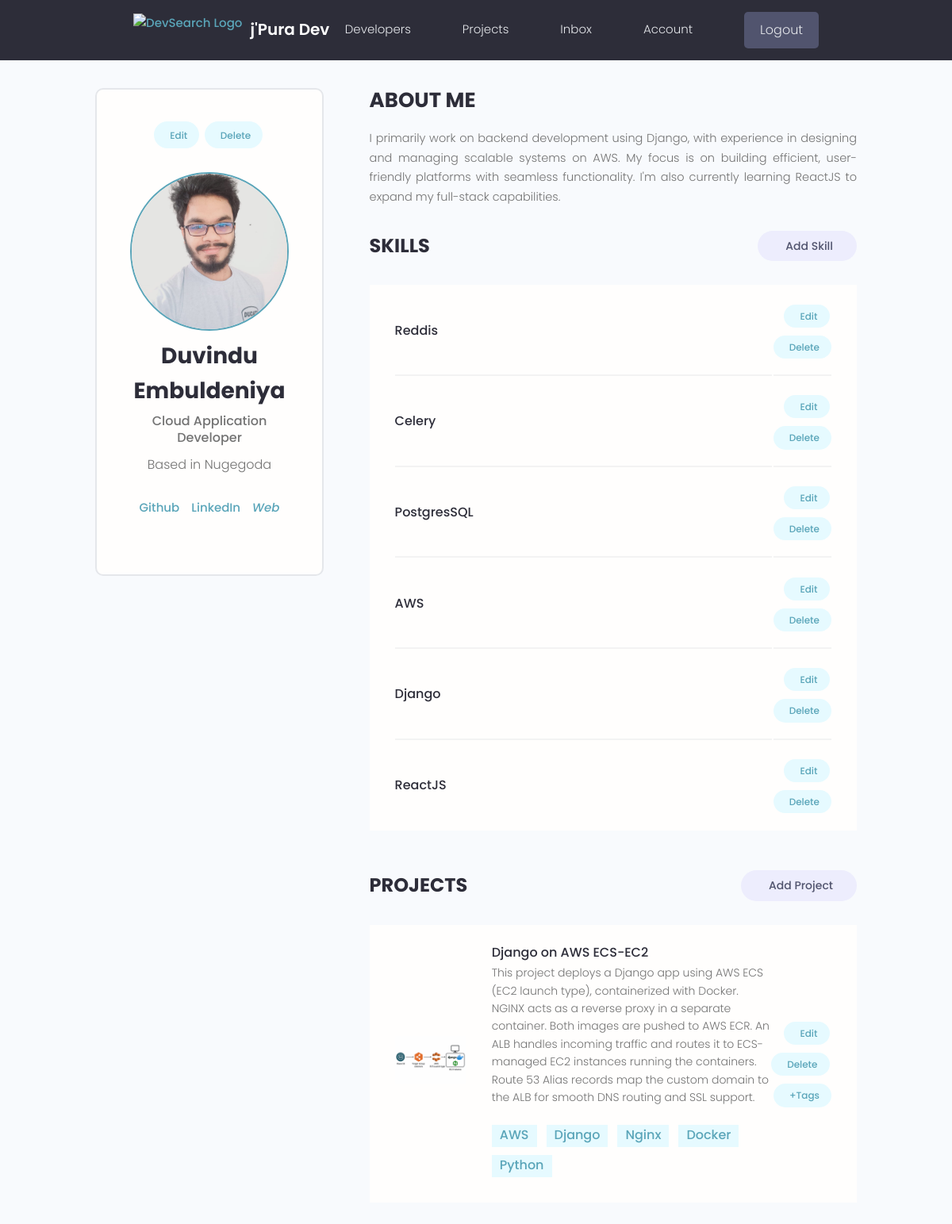
/account-info/duvindu/ (signed in), run on the app's committed database.
### home/models.py (models this page shows, shortened)
class Profile(models.Model):
    user = models.OneToOneField(User, on_delete=models.CASCADE)
    name = models.CharField(max_length=30, null=True)
    short_intro = models.CharField(max_length=30, null=True)
    bio = models.TextField(null=True)
    location = models.CharField(max_length=200, null=True)
    image = models.ImageField(upload_to='uploaded_profile_model/', blank=True, null=True)
    github_url = models.CharField(max_length=200, blank=True, null=True)
    linkedin_url = models.CharField(max_length=200, blank=True, null=True)
    web_url = models.CharField(max_length=200, blank=True, null=True)
    created = models.DateTimeField(auto_now_add=True)

class Skill(models.Model):
    owner = models.ForeignKey(User, on_delete=models.CASCADE)
    name = models.CharField(max_length=16)
    description = models.TextField(blank=True, null=True)
    created = models.DateTimeField(auto_now_add=True)

class Project(models.Model):
    owner = models.ForeignKey(User, on_delete=models.CASCADE)
    title = models.CharField(max_length=30)
    description = models.TextField()
    source_link = models.CharField(max_length=200, blank=True, null=True)
    image = models.ImageField(upload_to='uploaded_project_model/', blank=True, null=True)
    vote_total = models.IntegerField(default=0)
    vote_ratio = models.IntegerField(default=0)
    created = models.DateTimeField(auto_now_add=True)
    class Meta:
        ordering = ['-created']

class Tag(models.Model):
    name = models.CharField(max_length=16)
    project = models.ForeignKey(Project, on_delete=models.CASCADE)
    created = models.DateField(auto_now_add=True)

### home/views.py (the view)
# urls.py: path('account-info/<str:username>/', my_account, name = 'my-account'),
@login_required
def my_account(request,username):
    current_user = User.objects.get(username = username)
    if request.user != current_user:
        return HttpResponse('<h1>043 Forbidden!')
    projects = current_user.project_set.all()
    top_skills = current_user.skill_set.exclude(description__exact = '')
    other_skills = current_user.skill_set.filter(description__exact = '')
    context = {'current_user':current_user, 'projects':projects, 'top_skills':top_skills, 'other_skills':other_skills}
    return render(request, 'home/account.html', context)

### home/templates/home/account.html (shortened to what this page needs)
{% extends 'base.html' %}
{% load static %}
{% block content %}
  <main class="settingsPage profile my-md">
    <div class="container">
      <div class="layout">
        <div class="column column--1of3">
          <div class="card text-center">
            <div class="card__body dev">
              <a class="tag tag--pill tag--main settings__btn" href="{% url 'my-account-update' current_user.username %}"> Edit</a>
            <a class="tag tag--pill tag--main settings__btn" href="{% url 'my-account-delete' current_user.username %}"> Delete</a>
            {% if current_user.profile.image %}
              <img class="avatar avatar--xl dev__avatar" src="{{current_user.profile.image.url}}" />
            {% else %}
              <img class="avatar avatar--xl dev__avatar" src="{% static 'static_profile_model/default.jpg' %}" />
            {% endif %}
              <h2 class="dev__name">{{current_user.profile.name}}</h2>
              <p class="dev__title">{{current_user.profile.short_intro}}</p>
              <p class="dev__location">Based in {{current_user.profile.location}}</p>
              <ul class="dev__social">
                 {% if current_user.profile.github_url %}
                  <li>
                    <a title="Github" href="{{current_user.profile.github_url}}" target="_blank">Github</a>
                  </li>
                 {% endif %}
                 {% if current_user.profile.linkedin_url %}
                  <li>
                    <a title="LinkedIn" href="{{current_user.profile.linkedin_url}}" target="_blank">LinkedIn</a>
                  </li>
                 {% endif %}
                 {% if current_user.profile.web_url %}
                  <li>
                    <a title="Personal Website" href="{{current_user.profile.web_url}}" target="_blank"><i class="im im-globe">Web</i></a>
                  </li>
                 {% endif %}
              </ul>
            </div>
          </div>
        </div>
        <div class="column column--2of3">
          <div class="devInfo">
            <h3 class="devInfo__title">About Me</h3>
            <p class="devInfo__about">
              {{current_user.profile.bio}}
            </p>
          </div>
          <div class="settings">
            <h3 class="settings__title">Skills</h3>
            <a class="tag tag--pill tag--sub settings__btn tag--lg" href="{% url 'skill-create' %}"> Add Skill</a>
          </div>
          <table class="settings__table">
            {% for skill in other_skills %}
                <tr>
                <td class="settings__tableInfo">
                    <h4>{{skill.name}}</h4>
                </td>
                <td class="settings__tableActions">
                    <a class="tag tag--pill tag--main settings__btn" href="{% url 'skill-update' skill.pk %}"> Edit</a>
                    <a class="tag tag--pill tag--main settings__btn" href="{% url 'skill-delete' skill.pk %}">
                    Delete</a>
                </td>
                </tr>
            {% endfor %}
          </table>
          <div class="settings">
            <h3 class="settings__title">Projects</h3>
            <a class="tag tag--pill tag--sub settings__btn tag--lg" href="{% url 'project-create' %}"> Add Project</a>
          </div>
          <table class="settings__table">
            {% for project in projects %}
                <tr>
                <td class="settings__thumbnail">
                    {% if project.image %}
                        <a href="{% url 'project' project.id %}"><img src="{{project.image.url}}" alt="Project Thumbnail" /></a>
                    {% else %}
                        <a href="{% url 'project' project.id %}"><img src="{% static 'static_project_model/default.jpg' %}" alt="Project Thumbnail" /></a>
                    {% endif %}
                </td>
                <td class="settings__tableInfo">
                    <a href="{% url 'project' project.id %}">{{project.title}}</a>
                    <p>
                    {{project.description}}
                    </p>
                    <br>
                    {% for tag in project.tag_set.all %}
                      <a style="padding-left: 10px; margin-bottom: 10px; margin-right: 8px;" class="tag--main " href="{% url 'tag-option' tag.id %}"><small>{{tag.name}}</small></a>
                    {% endfor %}
                </td>
                <td class="settings__tableActions">
                    <a class="tag tag--pill tag--main settings__btn" href="{% url 'project-update' project.pk %}"> Edit</a>
                    <a class="tag tag--pill tag--main settings__btn" href="{% url 'project-delete' project.pk %}">
                    Delete</a>
                    <a class="tag tag--pill tag--main settings__btn" href="{% url 'tag-create' project.id %}">+Tags</a>
                </td>
                </tr>
            {% endfor %}
          </table>
        </div>
      </div>
    </div>
  </main>
{% endblock content %}

### static/styles/app.css (style rules this page uses)
:root { --color-sub: #2d2d39; }
.card { border: 2px solid var(--color-light); }
img { width: 100%; }
.profile .card > .dev { padding: 4rem; }
.dev__avatar { display: block; margin: auto; }
.dev__name { color: var(--color-sub); font-size: 2.8rem; font-weight: 700; margin-top: 1rem; margin-bottom: 0.5rem; }
.dev__title { font-size: 1.6rem; font-weight: 500; line-height: 1.3; }
.dev__location { margin-top: 1rem; }
.dev__social { margin: 3rem 0; list-style: none; display: flex; justify-content: center; gap: 1.5rem; }
.devInfo { margin-bottom: 3rem; }
.devInfo__title, .devInfo__subtitle { font-size: 2.6rem; color: var(--color-sub); text-transform: uppercase; font-weight: 700; margin-bottom: 1.5rem; }
.devInfo__about, .devSkill__info { font-size: 1.45rem; line-height: 1.7; text-align: justify; }
.settingsPage .dev > .settings__btn { display: inline-block; margin-bottom: 3rem; }
.settings { display: flex; justify-content: space-between; align-items: center; }
.settings__title { font-size: 2.4rem; text-transform: uppercase; font-weight: 700; color: var(--color-sub); }
.settings__table { margin-top: 3rem; margin-bottom: 5rem; padding: 0 3rem; background: var(--color-white); }
.settings__table tr { width: 100%; }
.settings__table tr > td { padding: 2rem 0; }
.settings__table tr:not(:last-child) td { border-bottom: 2px solid var(--color-white-light); }
.settings__thumbnail { width: 23%; min-width: 10rem; }
.settings__thumbnail img { padding-right: 3rem; height: 15rem; object-fit: contain; }
.settings__tableInfo { width: 100%; }
.settings__tableInfo h4, .settings__tableInfo a { padding-right: 1rem; width: auto; font-size: 1.6rem; font-weight: 500; color: var(--color-sub); }
.settings__tableInfo p { font-size: 1.4rem; }
.settings__tableActions { text-align: right; }

### static/uikit/styles/modules/_variables.css (style rules this page uses)
:root { --color-main: #5aa5b9; --color-main-light: #e6faff; --color-sub: #3f4156; --color-sub-light: #51546e; --color-sub-lighter: #ededfd; --color-text: #737373; --color-gray: #8b8b8b; --color-light: #e5e7eb; --color-light-gray: #767676; --color-bg: #f8fafd; --color-white: #fffefd; --color-white-light: #f3f3f3; --color-success: #359e64; --color-success-bg: #def8e8; --color-error: #fc4b0b; --color-error-bg: #fff2ee; --font-base: 'Poppins', arial, helvetica, 'Segoe UI', roboto, ubuntu, sans-serif; --font-monospace: 'Fira Code', 'Courier New', courier, monospace; --font-regular: 300; --font-medium: 500; --font-bold: 700; --generic-shadow: 1px 1px 5px #00000010; --generic-transition: all 0.3s ease-in-out; }

### static/uikit/styles/modules/_base.css (style rules this page uses)
* { margin: 0; padding: 0; box-sizing: border-box; text-rendering: optimizeLegibility; color: inherit; font-size: inherit; }
html { font-size: 50%; }
@media only screen and (min-width: 480px) { html { font-size: 56.25%; } }
@media only screen and (min-width: 1200px) { html { font-size: 62.5%; } }
body { line-height: 1.6; font-weight: 400; font-size: 1.5rem; color: var(--color-text); background-color: var(--color-bg); min-height: 100vh; }

### static/uikit/styles/modules/_typography.css (style rules this page uses)
* { font-family: var(--font-base); }
h2 { font-size: 3.6rem; font-weight: var(--font-bold); }
h3 { font-size: 3.2rem; font-weight: var(--font-medium); }
h4 { font-size: 2.8rem; font-weight: var(--font-medium); }
p, span, strong { font-size: 1.6rem; color: var(--color-text); font-weight: var(--font-regular); }
a { padding-bottom: 2px; text-decoration: none; display: inline-block; color: var(--color-main); font-weight: var(--font-medium); }

### static/uikit/styles/modules/_utilities.css (style rules this page uses)
.container { width: 92%; max-width: 165rem; margin: 0 auto; box-sizing: border-box; }
@media screen and (min-width: 1000px) { .container { width: 90%; } }
@media screen and (min-width: 1200px) { .container { width: 80%; } }
.text-center { text-align: center; }
.my-md { margin: 3rem auto; }

### static/uikit/styles/modules/_avatar.css (style rules this page uses)
.avatar { border-radius: 50%; border: 2px solid var(--color-main); object-fit: cover; }
.avatar--xl { height: 20rem; width: 20rem; }

### static/uikit/styles/modules/_card.css (style rules this page uses)
.card { border-radius: 1rem; background-color: var(--color-white); border: 1.5px solid var(--color-light); width: auto; height: auto; margin-top: 0.5rem; margin-bottom: 0.5rem; overflow: hidden; }
.card__body, .card__header { padding: 2rem 2.5rem; }

### static/uikit/styles/modules/_layout.css (style rules this page uses)
.layout { display: flex; flex-flow: row wrap; justify-content: space-between; }
.layout > .column { margin-bottom: 3rem; }
.layout > .column.column--1of3 { flex-basis: 30%; }
.layout > .column.column--2of3 { flex-basis: 64%; }

### data on the page
Skill: name "Reddis"
Skill: name "Celery"
Skill: name "PostgresSQL"
Skill: name "AWS"
Skill: name "Django"
Skill: name "ReactJS"
Project: image (picture), title "Django on AWS ECS-EC2", description "This project deploys a Django app using AWS ECS (EC2 launch type), containerized with Docker. NGINX acts as a reverse proxy in a separate container. Both images are pushed to AWS ECR. An ALB handles incoming traffic and routes it to ECS-managed EC2 instances running the containers. Route 53 Alias records map the custom domain to the ALB for smooth DNS routing and SSL support."
Tag: name "AWS"
Tag: name "Django"
Tag: name "Nginx"
Tag: name "Docker"
Tag: name "Python"

### other printed values
{{ current_user.profile.name }} "Duvindu Embuldeniya"
{{ current_user.profile.short_intro }} "Cloud Application Developer"
{{ current_user.profile.location }} "Nugegoda"
